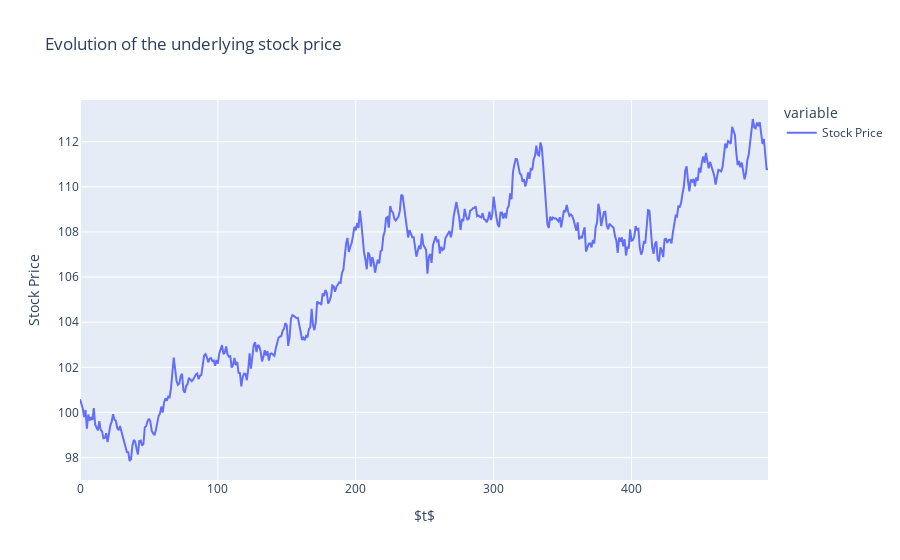

The notebook cell this image was saved under:
### Code cell
## Plot stock
stock_price = stock_price_sim()
fig = px.line(stock_price, title='Evolution of the underlying stock price',
             labels=dict(value="Stock Price", index="$t$"))
fig.show()

### Figure 1 — Plotly figure (JSON) as saved in the notebook; plotly's stock layout.template omitted (floating-point values rounded to 4 significant figures; data arrays with more than 128 entries replaced by an {"elided": "..."} marker saying what was removed)
{"data": [{"hovertemplate": "variable=Stock Price<br>$t$=%{x}<br>Stock Price=%{y}<extra></extra>", "legendgroup": "Stock Price", "line": {"color": "#636efa", "dash": "solid"}, "marker": {"symbol": "circle"}, "mode": "lines", "name": "Stock Price", "orientation": "v", "showlegend": true, "type": "scatter", "x": {"elided": "500 int values"}, "xaxis": "x", "y": {"elided": "500 float values"}, "yaxis": "y"}], "layout": {"legend": {"title": {"text": "variable"}, "tracegroupgap": 0}, "title": {"text": "Evolution of the underlying stock price"}, "xaxis": {"anchor": "y", "domain": [0, 1], "title": {"text": "$t$"}}, "yaxis": {"anchor": "x", "domain": [0, 1], "title": {"text": "Stock Price"}}}}
